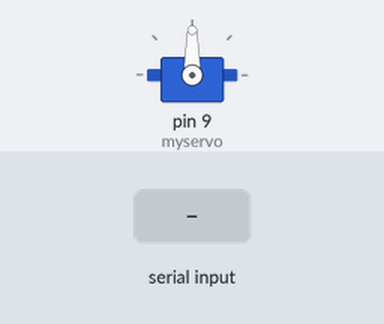
Bench run of a sketch on a simulated Arduino Uno, built with avr-gcc and run on an emulated ATmega328P. Parts: servo. Inputs (shaded band) come from the test bench.

Above: at 1.2 s.
1.3 s: "2\n" received over Serial
At 2.0 s:
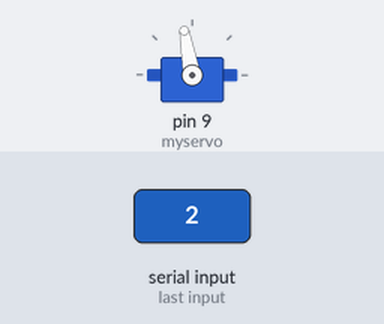
2.8 s: "3\n" received over Serial
At 3.1 s:
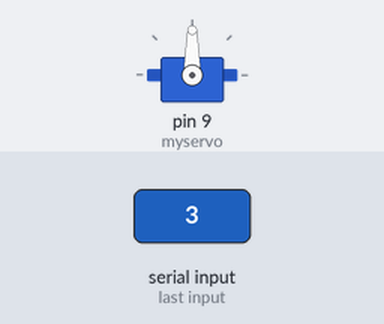
Timing chart, 0 to 5.8 s (numbered marks = the images above; inputs shaded):
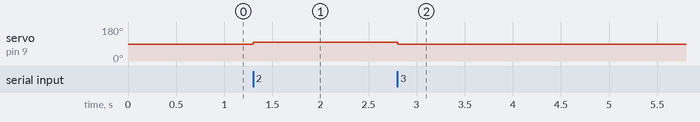

Measured:
- after the input at 1.3 s, servo on pin 9 (myservo): 90° → 100° at once
- after the input at 2.8 s, servo on pin 9 (myservo): 100° → 90° at once

The sketch:

servo_object_detect.ino
```cpp
#include <Servo.h>

Servo myservo;  // create servo object to control a servo
// twelve servo objects can be created on most boards

//int pos = 0;    // variable to store the servo position

void setup() {
  Serial.begin(9600);
  myservo.attach(9);  // attaches the servo on pin 9 to the servo object
}

void loop() {
 if(Serial.available()>0){
   int pos = Serial.parseInt();
   switch(pos)
   {
    case 1:
      myservo.write(85);
      delay(5);
      break;
    case 2:
      myservo.write(100);
      delay(5);
      break;
    case 3:
      myservo.write(90);
      delay(5);
      break;
   }
 }
}
```
